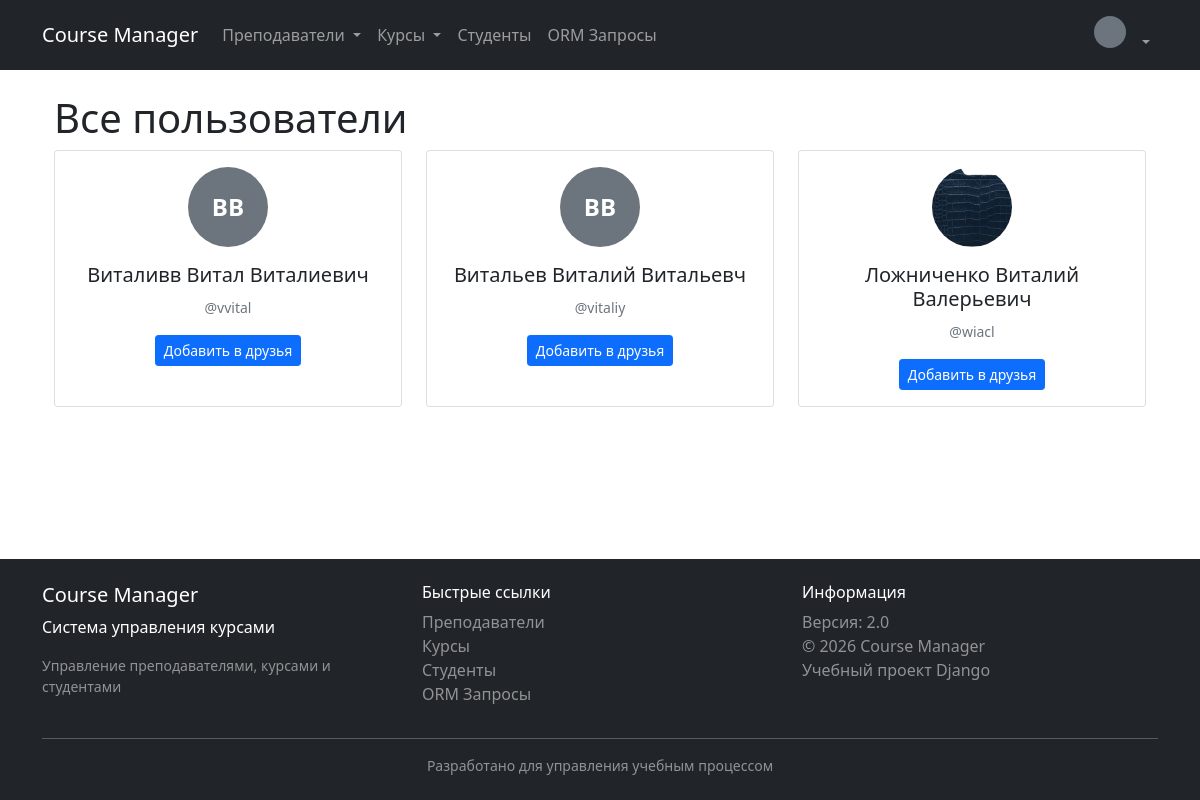
Screenshot of /users/ (signed in) with the database file from the repository.
### users/models.py (models this page shows, shortened)
class User(AbstractUser):
    middle_name = models.CharField(
        max_length=50,
        blank=True,
        verbose_name='Отчество'
    )
    phone = models.CharField(
        max_length=20,
        blank=True,
        verbose_name='Телефон',
        help_text='В формате: +7 (999) 123-45-67'
    )
    avatar = models.ImageField(
        upload_to='avatars/',
        blank=True,
        null=True,
        verbose_name='Фото профиля'
    )
    bio = models.TextField(
        max_length=500,
        blank=True,
        verbose_name='О себе'
    )
    friends = models.ManyToManyField(
        'self',
        blank=True,
        verbose_name='Друзья'
    )
    class Meta:
        verbose_name = 'Пользователь'
        verbose_name_plural = 'Пользователи'
        ordering = ['last_name', 'first_name']
    def get_full_name(self):
        full_name = f'{self.last_name} {self.first_name}'
        if self.middle_name:
            full_name += f' {self.middle_name}'
        return full_name
    def is_friend(self, user):
        return self.friends.filter(id=user.id).exists()

### users/views.py (the view)
# urls.py: path('users/', views.UsersListView.as_view(), name='users_list'),
class UsersListView(LoginRequiredMixin, ListView):
    model = User
    template_name = 'users/users_list.html'
    context_object_name = 'users'
    paginate_by = 20
    def get_queryset(self):
        return User.objects.exclude(id=self.request.user.id)
    def get_context_data(self, **kwargs):
        context = super().get_context_data(**kwargs)
        friends_dict = {}
        current_user = self.request.user
        for user in context['users']:
            friends_dict[user.id] = current_user.is_friend(user)
        context['friends_dict'] = friends_dict
        return context

### users/templatetags/user_filters.py (called while the page is built)
@register.filter
def get_item(dictionary, key):
    if dictionary is None:
        return False
    return dictionary.get(key, False)

### templates/users/users_list.html (shortened to what this page needs)
{% extends 'schedule/base.html' %}
{% load user_filters %}
{% block content %}
<div class="container mt-4">
    <h1>Все пользователи</h1>
    <div class="row">
        {% for user_item in users %}
            <div class="col-md-4 mb-3">
                <div class="card h-100">
                    <div class="card-body">
                        <div class="text-center mb-3">
                            {% if user_item.avatar %}
                                <img src="{{ user_item.avatar.url }}"
                                    class="rounded-circle"
                                    alt="Аватар"
                                    style="width: 80px; height: 80px; object-fit: cover;">
                            {% else %}
                                <div class="user-avatar mx-auto"
                                    style="width: 80px; height: 80px; font-size: 24px;">
                                    {{ user_item.first_name|first }}{{ user_item.last_name|first }}
                                </div>
                            {% endif %}
                        </div>
                        <h5 class="card-title text-center">
                            {{ user_item.get_full_name }}
                        </h5>
                        <p class="card-text text-center">
                            <small class="text-muted">@{{ user_item.username }}</small>
                        </p>
                        <div class="text-center">
                            {% if friends_dict|get_item:user_item.id %}
                                <a href="{% url 'user_detail' user_item.id %}" class="btn btn-success btn-sm mb-2">
                                    В друзьях
                                </a>
                            {% else %}
                                <form method="post" action="{% url 'add_friend' user_item.id %}" class="d-inline">
                                    <button type="submit" class="btn btn-primary btn-sm">
                                        Добавить в друзья
                                    </button>
                                </form>
                            {% endif %}
                        </div>
                    </div>
                </div>
            </div>
        {% empty %}
            <div class="col-12">
                <div class="alert alert-info">
                    Нет других пользователей
                </div>
            </div>
        {% endfor %}
    </div>
</div>
{% endblock %}

### schedule/templates/schedule/base.html (style rules this page uses)
body { display: flex; flex-direction: column; min-height: 100vh; }
.user-avatar { width: 32px; height: 32px; background-color: #6c757d; border-radius: 50%; display: inline-flex; align-items: center; justify-content: center; color: white; font-weight: bold; margin-right: 8px; }

### rows the page displays
User: first_name|first "В", last_name|first "В", get_full_name "Виталивв Витал Виталиевич", username "vvital", shows "Добавить в друзья"
User: first_name|first "В", last_name|first "В", get_full_name "Витальев Виталий Витальевч", username "vitaliy", shows "Добавить в друзья"
User: avatar (picture), get_full_name "Ложниченко Виталий Валерьевич", username "wiacl", shows "Добавить в друзья"
